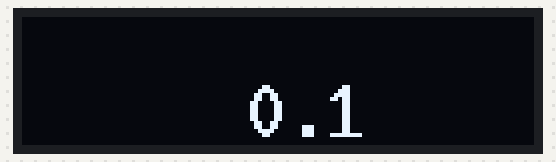
A sketch run on a simulated Arduino Mega 2560, built with avr-gcc and run on an emulated ATmega2560. On the bench: 128×32 one-colour display.

Above: at 0.17 s.
At 5.07 s:
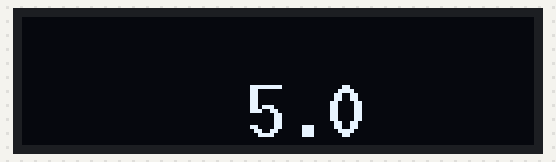
At 9.97 s:
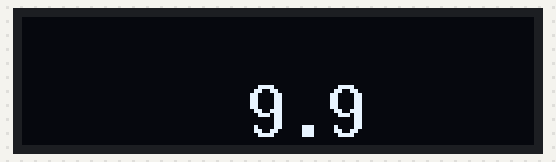
At 19.97 s:
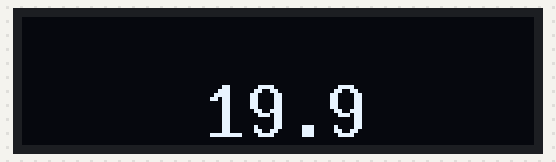
At 29.87 s:
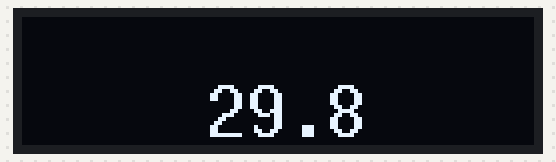
At 39.87 s:
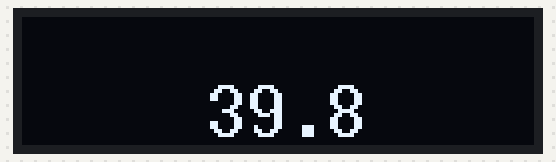

The sketch:

GeigerTest.ino
```cpp
#include <Arduino.h>
#include <U8g2lib.h>

#include <Wire.h>

U8G2_SSD1306_128X32_UNIVISION_F_HW_I2C u8g2(U8G2_R0);

int displayHeight;
int displayWidth;
int lineHeight;

int info;
long lastInfoMicros;
long nextTick;
void setup(void)
{
  u8g2.begin();
//  u8g2.setFont(u8g2_font_amstrad_cpc_extended_8r);
//  u8g2.setFont(u8g2_font_9x15_tr);
  u8g2.setFont(u8g2_font_10x20_tr);
  u8g2.setFontPosTop();
  displayHeight = u8g2.getDisplayHeight();
  displayWidth = u8g2.getDisplayWidth();
  lineHeight = displayHeight/2;
  Serial3.begin(9600);
  lastInfoMicros = micros()-1100000;
  nextTick = (millis()/100)*100+100;
}

void loop(void)
{
  static bool haveByte1 = false;
  static int byte1, byte2;
  static long time1;

  if (Serial3.available())
  {
    if (!haveByte1)
    {
      byte1 = Serial3.read();
      haveByte1 = true;
      time1 = micros();
    }
    else
    {
      byte2 = Serial3.read();
      long time2 = micros();
      if (time2-time1<100000)
      {
        haveByte1 = false;
        lastInfoMicros = time2;
        info = byte1 + 256 * byte2;
        UpdateDisplay();
      }
      else
      {
        byte1 = byte2;
        time1 = time2;
        haveByte1 = true;
      }
    }
  }

  if (millis()>=nextTick)
  {
    UpdateDisplay();
    nextTick += 100;
  }
}

void UpdateDisplay(void)
{
  u8g2.clearBuffer();         // clear the internal memory

  static char buf[20];
  static int leftCol = displayWidth/3;
  static int middleCol = displayWidth*2/3;
  int row = 0;
  int len;
  if (micros()-lastInfoMicros < 1000000)
  {
    sprintf(buf, "%d", info);
    len = u8g2.getStrWidth(buf);
    u8g2.drawStr(leftCol-len,row,buf);
  }
  row = displayHeight/2;
  dtostrf(millis()/1000.0,6,1,buf);
  len = u8g2.getStrWidth(buf);
  u8g2.drawStr(middleCol-len,row,buf);

  u8g2.sendBuffer(); // transfer internal memory to the display
}
```
